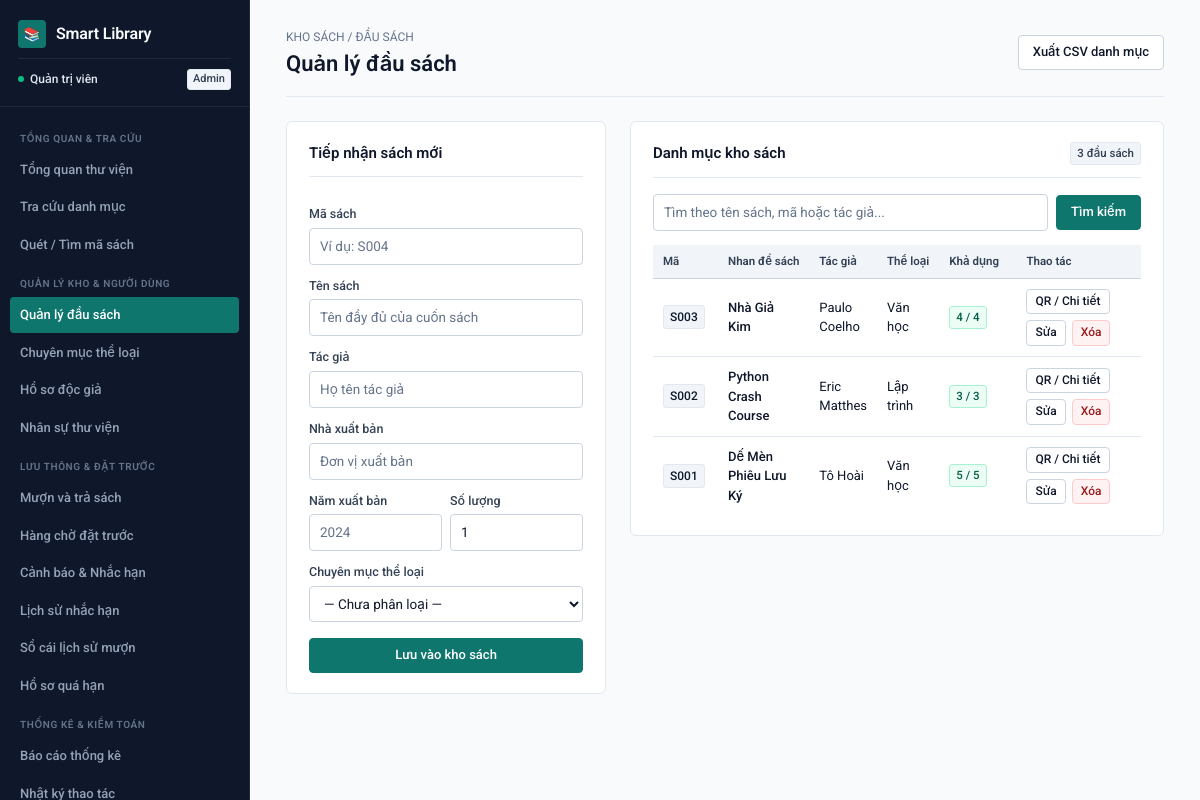
The app's page /books (signed in) with its own data.
### tables this page shows
CREATE TABLE books(
        id INTEGER PRIMARY KEY AUTOINCREMENT,
        code TEXT NOT NULL UNIQUE,
        title TEXT NOT NULL,
        author TEXT NOT NULL,
        publisher TEXT,
        year INTEGER,
        category_id INTEGER,
        quantity INTEGER NOT NULL DEFAULT 1,
        available INTEGER NOT NULL DEFAULT 1,
        FOREIGN KEY(category_id) REFERENCES categories(id) ON DELETE SET NULL
    );

CREATE TABLE categories(
        id INTEGER PRIMARY KEY AUTOINCREMENT,
        name TEXT NOT NULL UNIQUE,
        description TEXT
    );

### backend/routes/catalog.py (the view, shortened to what this page needs)
@app.route("/books", methods=["GET","POST"])
@login_required
def books():
    conn=db()
    q=request.args.get("q","").strip()
    if q:
        rows=conn.execute("""SELECT b.*,c.name category FROM books b LEFT JOIN categories c ON c.id=b.category_id
                             WHERE b.code LIKE ? OR b.title LIKE ? OR b.author LIKE ? ORDER BY b.id DESC""",
                          (f"%{q}%",f"%{q}%",f"%{q}%")).fetchall()
    else:
        rows=conn.execute("""SELECT b.*,c.name category FROM books b LEFT JOIN categories c ON c.id=b.category_id
                             ORDER BY b.id DESC""").fetchall()
    cats=conn.execute("SELECT * FROM categories ORDER BY name").fetchall()
    conn.close(); return render_template("books.html",books=rows,categories=cats,q=q)

### backend/api/common.py (called while the page is built)
@app.before_request
def protect_json_writes():
    if request.path.startswith("/api/") and request.method in ("POST", "PUT", "PATCH", "DELETE"):
        origin = request.headers.get("Origin")
        if origin:
            parsed = urlparse(origin)
            allowed = {"127.0.0.1", "localhost"}
            if parsed.hostname not in allowed or parsed.port not in (5001, 5173):
                return fail("Origin không hợp lệ.", 403)
        if not request.is_json:
            return fail("Yêu cầu JSON.", 415)

### backend/core.py (called while the page is built)
@app.context_processor
def inject():
    return {
        "logged_in": "employee_id" in session,
        "employee_name": session.get("employee_name"),
    }

### backend/database.py (called while the page is built)
def db():
    conn = sqlite3.connect(DB)
    conn.row_factory = sqlite3.Row
    conn.execute("PRAGMA foreign_keys=ON")
    return conn

### frontend/templates/admin/books.html (shortened to what this page needs)
{% extends 'base.html' %}
{% block content %}
<header class="page-header">
  <div>
    <div class="page-breadcrumb">KHO SÁCH / ĐẦU SÁCH</div>
    <h1>Quản lý đầu sách</h1>
  </div>
  <div class="actions">
    <a class="btn secondary" href="{{ url_for('export_csv', kind='books') }}">Xuất CSV danh mục</a>
  </div>
</header>
<div class="split-layout">
  <form method="post" class="panel sticky-col form-stack">
    <div class="panel-header">
      <h2>Tiếp nhận sách mới</h2>
    </div>
    <label>
      Mã sách
      <input name="code" class="mono" placeholder="Ví dụ: S004" required>
    </label>
    <label>
      Tên sách
      <input name="title" placeholder="Tên đầy đủ của cuốn sách" required>
    </label>
    <label>
      Tác giả
      <input name="author" placeholder="Họ tên tác giả" required>
    </label>
    <label>
      Nhà xuất bản
      <input name="publisher" placeholder="Đơn vị xuất bản">
    </label>
    <div style="display: grid; grid-template-columns: 1fr 1fr; gap: 8px;">
      <label>
        Năm xuất bản
        <input type="number" name="year" placeholder="2024">
      </label>
      <label>
        Số lượng
        <input type="number" name="quantity" min="1" value="1" required>
      </label>
    </div>
    <label>
      Chuyên mục thể loại
      <select name="category_id">
        <option value="">— Chưa phân loại —</option>
      </select>
    </label>
    <button style="margin-top: 4px;">Lưu vào kho sách</button>
  </form>
  <section class="panel">
    <div class="panel-header">
      <h2>Danh mục kho sách</h2>
      <span class="tag neutral">{{ books|length }} đầu sách</span>
    </div>
    <form method="get" class="filters" style="margin-bottom: 14px;">
      <input name="q" placeholder="Tìm theo tên sách, mã hoặc tác giả..." value="{{ q }}">
      <button>Tìm kiếm</button>
    </form>
    <div class="table-responsive">
      <table>
        <thead>
          <tr>
            <th style="width: 75px;">Mã</th>
            <th>Nhan đề sách</th>
            <th>Tác giả</th>
            <th>Thể loại</th>
            <th style="width: 100px;">Khả dụng</th>
            <th style="width: 190px;">Thao tác</th>
          </tr>
        </thead>
        <tbody>
          {% for b in books %}
          <tr>
            <td><span class="code-cell">{{ b.code }}</span></td>
            <td style="font-weight: 500;">{{ b.title }}</td>
            <td>{{ b.author }}</td>
            <td>{{ b.category or '—' }}</td>
            <td>
              <span class="tag {% if b.available == 0 %}bad{% endif %}">{{ b.available }} / {{ b.quantity }}</span>
            </td>
            <td>
              <div class="actions">
                <a class="btn secondary btn-sm" href="{{ url_for('book_detail', id=b.id) }}">QR / Chi tiết</a>
                <a class="btn secondary btn-sm" href="{{ url_for('edit_book', id=b.id) }}">Sửa</a>
                <form method="post" action="{{ url_for('delete_book', id=b.id) }}" onsubmit="return confirm('Bạn có chắc muốn xóa đầu sách này?')">
                  <button class="danger btn-sm">Xóa</button>
                </form>
              </div>
            </td>
          </tr>
          {% else %}
          <tr>
            <td colspan="6" class="empty-state">Kho sách hiện đang trống.</td>
          </tr>
          {% endfor %}
        </tbody>
      </table>
    </div>
  </section>
</div>
{% endblock %}

### records on screen
books: code "S003", title "Nhà Giả Kim", author "Paulo Coelho", name "Văn học", available "4", quantity "4"
books: code "S002", title "Python Crash Course", author "Eric Matthes", name "Lập trình", available "3", quantity "3"
books: code "S001", title "Dế Mèn Phiêu Lưu Ký", author "Tô Hoài", name "Văn học", available "5", quantity "5"

### other values on screen
{{ employee_name }} "Quản trị viên"
{{ session.get('role', 'Nhân viên') }} "Admin"
{{ books|length }} "3"
